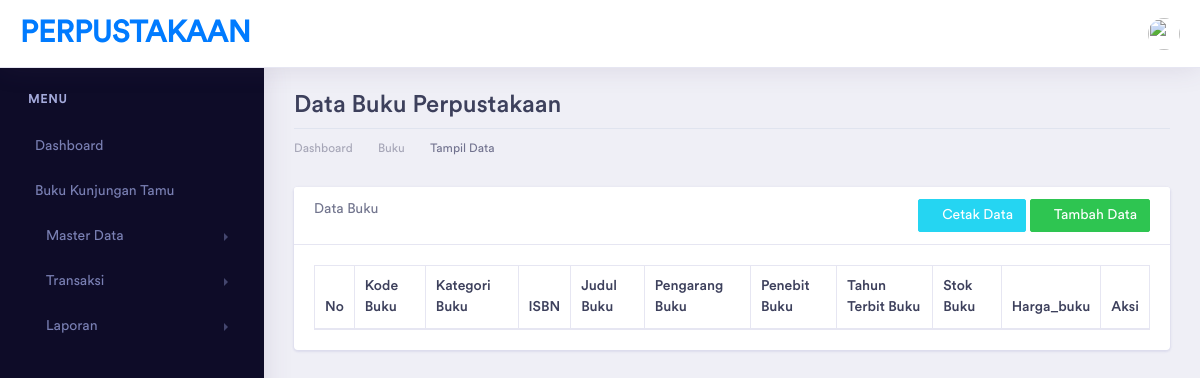
The app's page /index.php/buku, older data.
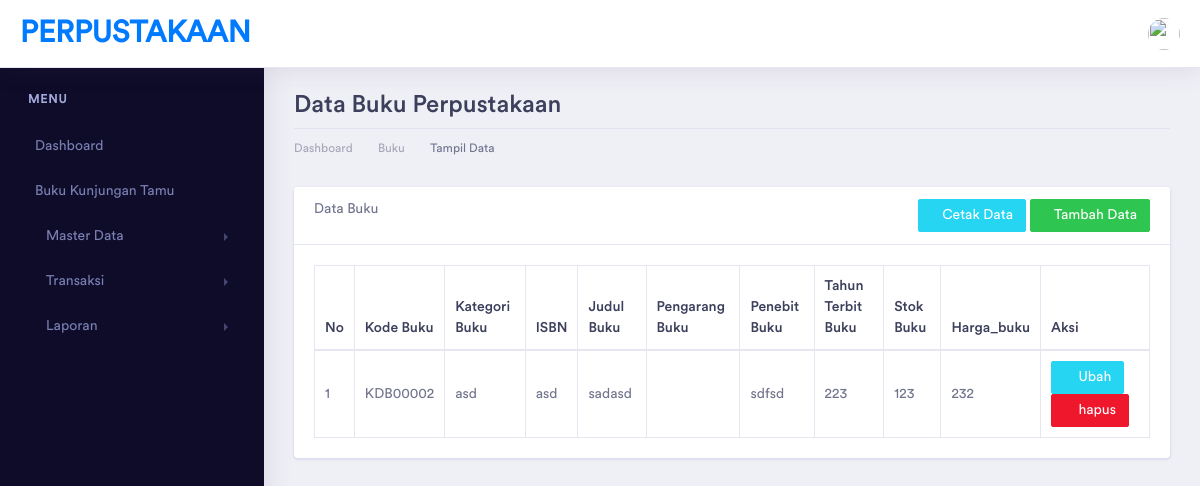
The same page, newer data.
### tables this page shows
CREATE TABLE `buku` (
  `id_buku` int(5) NOT NULL,
  `kd_buku` varchar(10) NOT NULL,
  `kategori_id` int(5) NOT NULL,
  `isbn` varchar(100) NOT NULL,
  `judul_buku` varchar(100) NOT NULL,
  `id_penulis` varchar(75) NOT NULL,
  `id_penerbit` varchar(75) NOT NULL,
  `tahun_terbit` varchar(4) NOT NULL,
  `stok_buku` varchar(3) NOT NULL,
  `harga_buku` varchar(10) NOT NULL,
  `id_rak` int(5) NOT NULL
);

CREATE TABLE `kategoribuku` (
  `id_kb` int(5) NOT NULL,
  `kd_kategori` varchar(10) NOT NULL,
  `nama_kategori` varchar(100) NOT NULL
);

CREATE TABLE `penerbit` (
  `id_penerbit` int(5) NOT NULL,
  `kd_penerbit` varchar(10) NOT NULL,
  `penerbit` varchar(100) NOT NULL
);

### application/controllers/Buku.php (called while the page is built, shortened)
<?php
class Buku extends CI_Controller {
    function __construct()
    {
        $this->load->model(array('rakModel','KategoriBukuModel','BukuModel','PenerbitModel','PenulisModel'));
    }
	public function index()
	{
        $data['title'] = "Data Buku Perpustakaan | PERPUSTAKAAN";
        $data['buku'] = $this->BukuModel->get_buku();
        $data['penerbit'] = $this->PenerbitModel->get_penerbit();
        $data['penulisbuku'] = $this->PenulisModel->get_penulis();
        $data['kategoribuku'] = $this->KategoriBukuModel->get_kategoribuku();
		$this->load->view('template/header', $data);
        $this->load->view('template/sidebar');
        $this->load->view('buku/buku_read', $data);
        $this->load->view('template/footer');
	}
}

### index.php (called while the page is built, shortened)
<?php
require_once BASEPATH.'core/CodeIgniter.php';

### application/models/BukuModel.php (called while the page is built, shortened)
<?php
class BukuModel extends CI_Model {
    public function get_buku()
    {
        $q = "select buku.*, kategoribuku.nama_kategori, penulis.penulis, penerbit.penerbit, rak.nama_rak from buku inner join kategoribuku on buku.kategori_id = kategoribuku.id_kb inner join penerbit on penerbit.id_penerbit = buku.id_penerbit inner join penulis on penulis.id_penulis = buku.id_penulis  inner join rak on rak.id_rak = buku.id_rak";
        return $this->db->query($q)->result();
    }
}

### application/views/buku/buku_read.php (the view, shortened to what the changed rows need)
<div class="dashboard-wrapper">
    <div class="container-fluid dashboard-content">
        <div class="row">
            <div class="col-xl-12 col-lg-12 col-md-12 col-sm-12 col-12">
                <div class="page-header">
                    <h2 class="pageheader-title">Data Buku Perpustakaan </h2>
                </div>
            </div>
        </div>
        <div class="row">
            <div class="col-xl-12 col-lg-12 col-md-12 col-sm-12 col-12">
                <div class="card">
                    <div class="card-body">
                        <table class="table table-bordered">
                            <thead>
                                <tr>
                                    <th>No</th>
                                    <th>Kode Buku</th>
                                    <th>Kategori Buku</th>
                                    <th>ISBN</th>
                                    <th>Judul Buku</th>
                                    <th>Pengarang Buku</th>
                                    <th>Penebit Buku</th>
                                    <th>Tahun Terbit Buku</th>
                                    <th>Stok Buku</th>
                                    <th>Harga_buku</th>
                                    <th>Aksi</th>
                                </tr>
                            </thead>
                            <tbody>
                                <?php
                                    $no = 1;
                                    foreach($buku as $a){
                                        echo "<tr>
                                            <td>".$no++."</td>
                                            <td>".$a->kd_buku."</td>
                                            <td>".$a->nama_kategori."</td>
                                            <td>".$a->isbn."</td>
                                            <td>".$a->judul_buku."</td>
                                            <td>".$a->pengarang."</td>
                                            <td>".$a->penerbit."</td>
                                            <td>".$a->tahun_terbit."</td>
                                            <td>".$a->stok_buku."</td>
                                            <td>".$a->harga_buku."</td>
                                            <td>
                                                <a href=".base_url('buku/ubah/'.$a->id_buku)." class='btn btn-info btn-sm'>
                                                    <i class='fa fa-edit'></i> Ubah
                                                </a>
                                                <a href=".base_url('buku/hapus/'.$a->id_buku)." class='btn btn-danger btn-sm'
                                                    onclick='return confirm(\"ingin hapus data ini?\")'>
                                                    <i class='fa fa-trash'></i> hapus
                                                </a>
                                            </td>
                                            </tr>";
                                    }
                                ?>
                            </tbody>
                        </table>
                    </div>
                </div>
            </div>
        </div>
    </div>
</div>

Row changes from the older to the newer data that the page shows:
added buku: kd_buku "KDB00002", kategoribuku.nama_kategori "asd", isbn "asd", judul_buku "sadasd", id_penerbit.penerbit "sdfsd", tahun_terbit "223", stok_buku "123", harga_buku "232"
